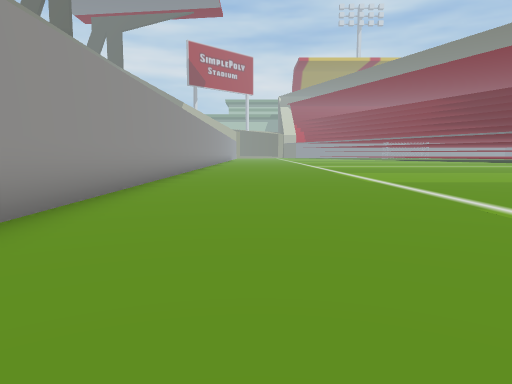
view 1 (above)

24 first-person views from a walk through a scene from a Unity 3-D project. The camera is 1.3 m above the floor, tilts 6° down and sees 70° across. The floor is counted in squares, 2 m on a side. Each view is taken from the middle of a square. On the plan, view 1 faces up. The plan holds only what a view shows up to about 11 squares ahead; the rest is blank. The place goes on beyond the plan.

view 2
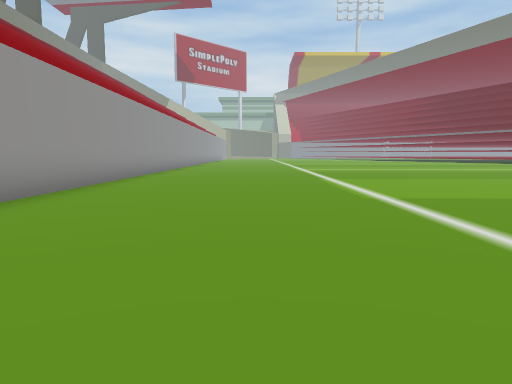

view 3
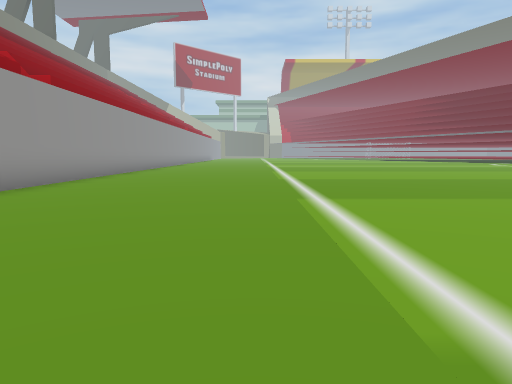

view 4
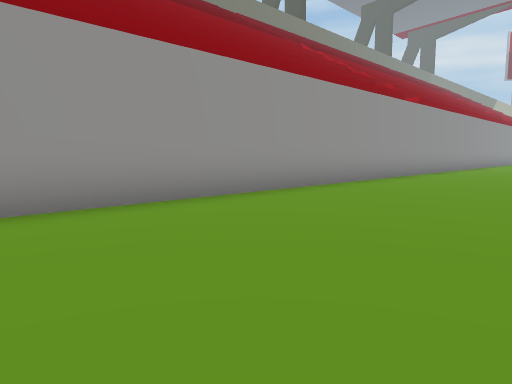

view 5
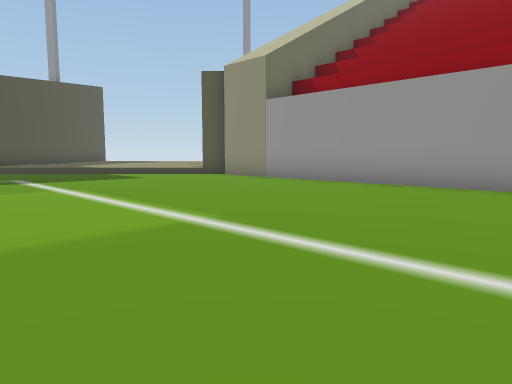

view 6
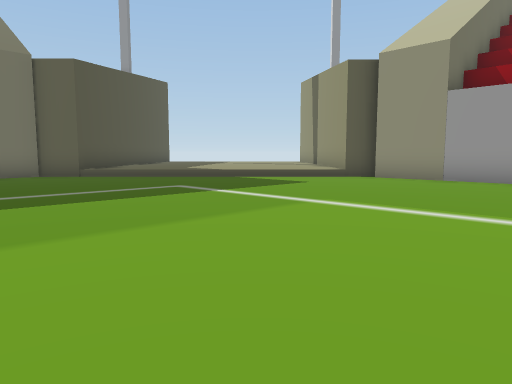

view 7
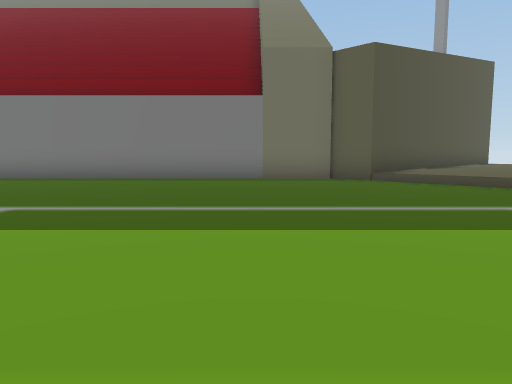

view 8
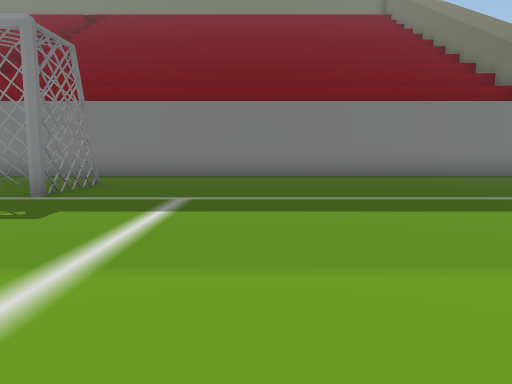

view 9
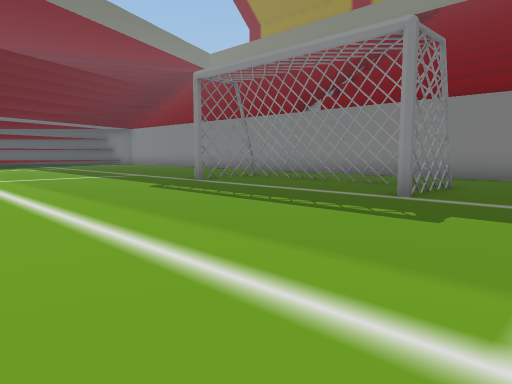

view 10
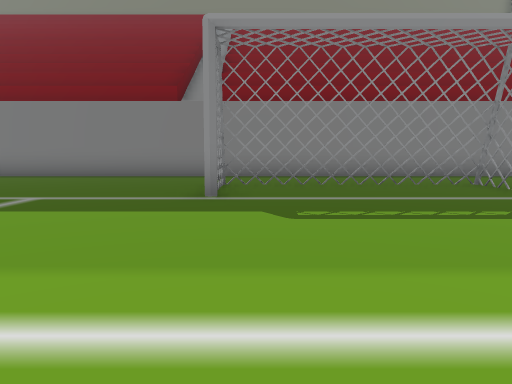

view 11
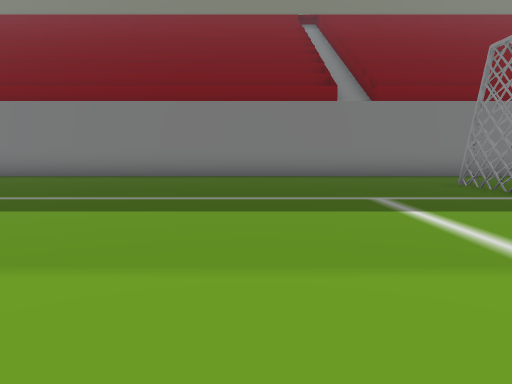

view 12
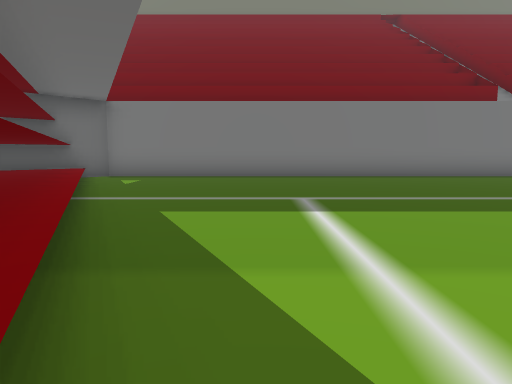

view 13
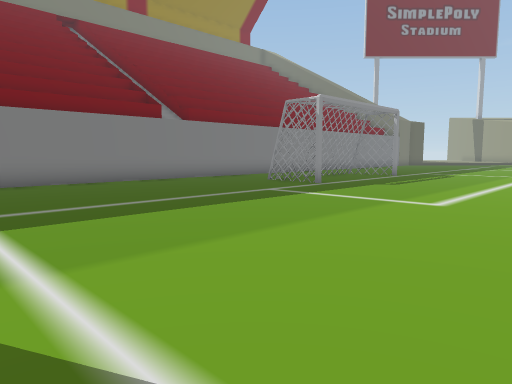

view 14
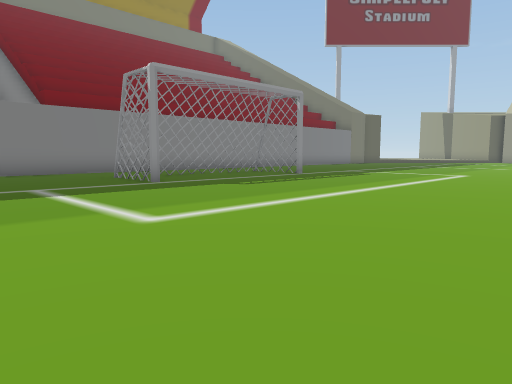

view 15
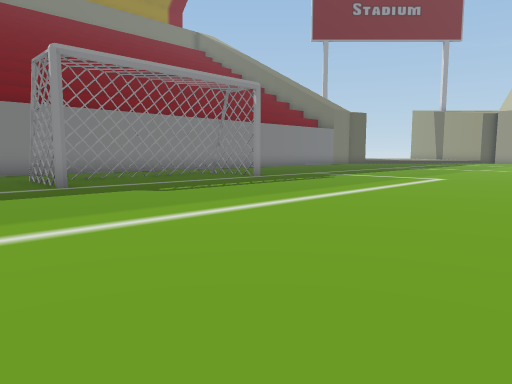

view 16
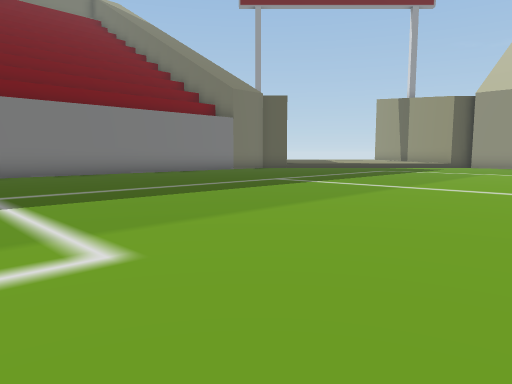

view 17
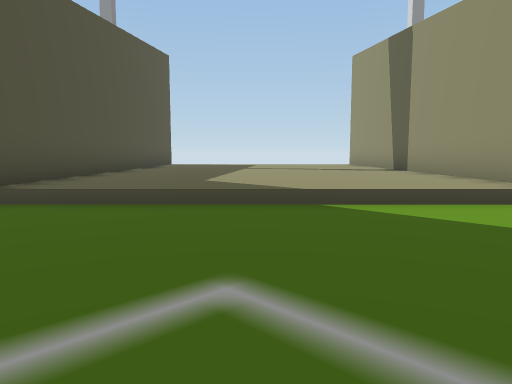

view 18
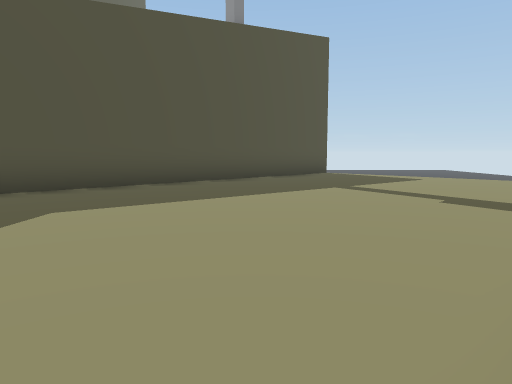

view 19
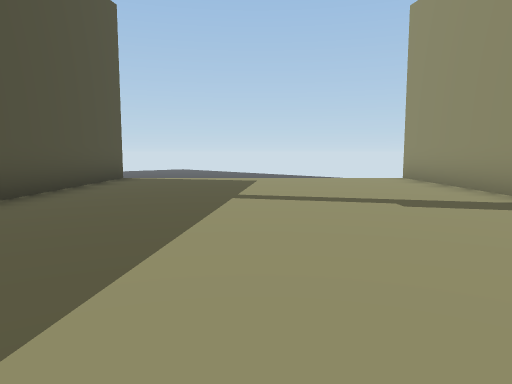

view 20
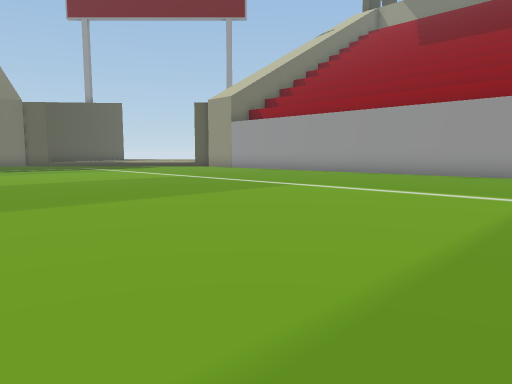

view 21
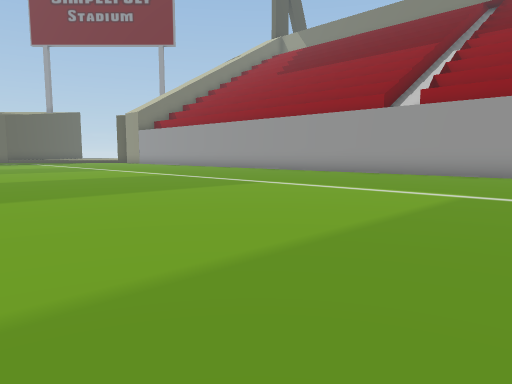

view 22
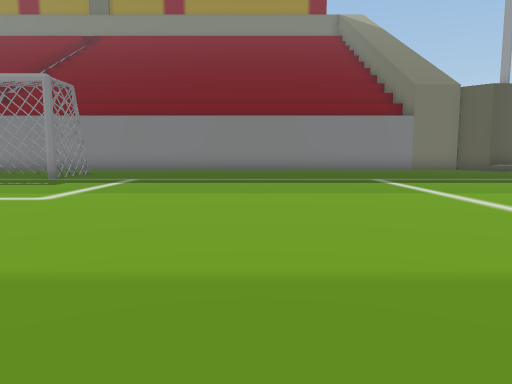

view 23
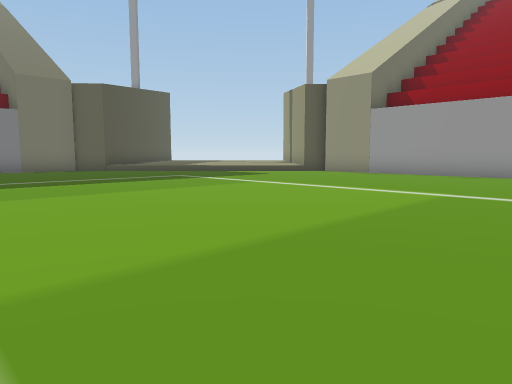

view 24
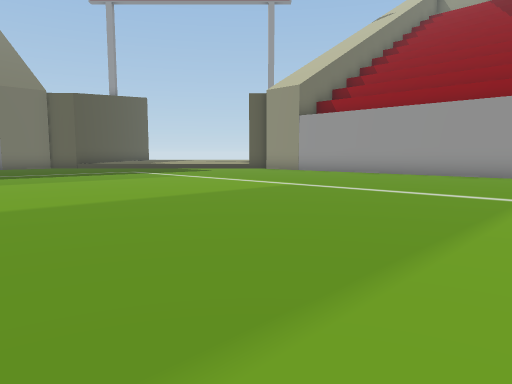

### Floor plan
Key: @ floor where view 1 was taken; # wall or solid block; . main floor; : floor 0.5 m higher than the main floor; / step, stairs or slope; ^ raised ledge; v drop or lower ground; T thing the floor can be seen under or through.
Columns run from 9 left of view 1 to 35 right of it. Each row starts with its distance up from view 1.
 14       #............
 13       #............
 12       #............
 11       #............
 10       #............
  9       #............
  8       #...........
  7       #...........
  6       #...........
  5       #............
  4       #............
  3       #............
  2       #............
  1       #............
  0       #..@.........
 -1       #............
 -2       #............  .
 -3       #............ ...
 -4       #.................       ......
 -5       #.............................. ...:
 -6       #................................../
 -7       #...................................:
 -8       #.................................../^
 -9       #....................................
-10       #..................................../
-11      ##/....................................
-12     ##::/.................T.....T.........../
-13    ##::::/................TT.T.TT.........../
-14   ##::::::/.................T.T..............
-15  ##::::::::/.................................
-16 ##::::::::::#................................
-17 #::::::::::##################################
-18 ::::::::::##
-19 v::::::::##
-20  v::::::##
-21   v::::##

Where each view was taken, in squares from view 1:
view 1: 0 up, 0 right, facing up
view 2: 3 up, 1 right, facing up
view 3: 1 down, 2 right, facing up
view 4: 5 down, 2 right, facing up-left
view 5: 1 down, 5 right, facing down-left
view 6: 5 down, 7 right, facing down-left
view 7: 7 down, 6 right, facing down
view 8: 6 down, 14 right, facing down
view 9: 6 down, 15 right, facing down-right
view 10: 6 down, 22 right, facing down
view 11: 6 down, 27 right, facing down
view 12: 6 down, 32 right, facing down
view 13: 5 down, 32 right, facing down-left
view 14: 4 down, 27 right, facing down-left
view 15: 4 down, 25 right, facing down-left
view 16: 5 down, 16 right, facing down-left
view 17: 10 down, 4 right, facing down-left
view 18: 11 down, 2 left, facing down
view 19: 14 down, 0 right, facing down-left
view 20: 5 up, 9 right, facing down-left
view 21: 14 up, 9 right, facing down-left
view 22: 2 down, 12 right, facing down
view 23: 2 down, 9 right, facing down-left
view 24: 1 up, 9 right, facing down-left
